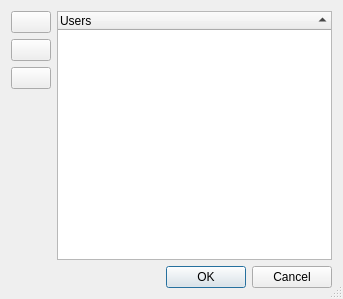
<?xml version="1.0" encoding="UTF-8"?>
<ui version="4.0">
 <class>UserListDialog</class>
 <widget class="QDialog" name="UserListDialog">
  <property name="geometry">
   <rect>
    <x>0</x>
    <y>0</y>
    <width>343</width>
    <height>299</height>
   </rect>
  </property>
  <property name="windowTitle">
   <string>User List</string>
  </property>
  <property name="windowIcon">
   <iconset resource="../../resources/resources.qrc">
    <normaloff>:/icon/main.png</normaloff>:/icon/main.png</iconset>
  </property>
  <property name="sizeGripEnabled">
   <bool>true</bool>
  </property>
  <layout class="QVBoxLayout" name="verticalLayout_2">
   <item>
    <layout class="QHBoxLayout" name="horizontalLayout">
     <item>
      <layout class="QVBoxLayout" name="verticalLayout">
       <item>
        <widget class="QPushButton" name="button_add">
         <property name="sizePolicy">
          <sizepolicy hsizetype="Fixed" vsizetype="Fixed">
           <horstretch>0</horstretch>
           <verstretch>0</verstretch>
          </sizepolicy>
         </property>
         <property name="text">
          <string/>
         </property>
         <property name="icon">
          <iconset resource="../../resources/resources.qrc">
           <normaloff>:/icon/user-plus.png</normaloff>:/icon/user-plus.png</iconset>
         </property>
        </widget>
       </item>
       <item>
        <widget class="QPushButton" name="button_modify">
         <property name="sizePolicy">
          <sizepolicy hsizetype="Fixed" vsizetype="Fixed">
           <horstretch>0</horstretch>
           <verstretch>0</verstretch>
          </sizepolicy>
         </property>
         <property name="text">
          <string/>
         </property>
         <property name="icon">
          <iconset resource="../../resources/resources.qrc">
           <normaloff>:/icon/user-pencil.png</normaloff>:/icon/user-pencil.png</iconset>
         </property>
        </widget>
       </item>
       <item>
        <widget class="QPushButton" name="button_delete">
         <property name="sizePolicy">
          <sizepolicy hsizetype="Fixed" vsizetype="Fixed">
           <horstretch>0</horstretch>
           <verstretch>0</verstretch>
          </sizepolicy>
         </property>
         <property name="text">
          <string/>
         </property>
         <property name="icon">
          <iconset resource="../../resources/resources.qrc">
           <normaloff>:/icon/user-minus.png</normaloff>:/icon/user-minus.png</iconset>
         </property>
        </widget>
       </item>
       <item>
        <spacer name="verticalSpacer">
         <property name="orientation">
          <enum>Qt::Vertical</enum>
         </property>
         <property name="sizeHint" stdset="0">
          <size>
           <width>20</width>
           <height>40</height>
          </size>
         </property>
        </spacer>
       </item>
      </layout>
     </item>
     <item>
      <widget class="QTreeWidget" name="tree_users">
       <property name="contextMenuPolicy">
        <enum>Qt::CustomContextMenu</enum>
       </property>
       <property name="indentation">
        <number>0</number>
       </property>
       <property name="sortingEnabled">
        <bool>true</bool>
       </property>
       <column>
        <property name="text">
         <string>Users</string>
        </property>
       </column>
      </widget>
     </item>
    </layout>
   </item>
   <item>
    <widget class="QDialogButtonBox" name="button_box">
     <property name="standardButtons">
      <set>QDialogButtonBox::Cancel|QDialogButtonBox::Ok</set>
     </property>
    </widget>
   </item>
  </layout>
  <action name="action_add">
   <property name="icon">
    <iconset resource="../../resources/resources.qrc">
     <normaloff>:/icon/user-plus.png</normaloff>:/icon/user-plus.png</iconset>
   </property>
   <property name="text">
    <string>Add</string>
   </property>
  </action>
  <action name="action_modify">
   <property name="icon">
    <iconset resource="../../resources/resources.qrc">
     <normaloff>:/icon/user-pencil.png</normaloff>:/icon/user-pencil.png</iconset>
   </property>
   <property name="text">
    <string>Modify</string>
   </property>
  </action>
  <action name="action_delete">
   <property name="icon">
    <iconset resource="../../resources/resources.qrc">
     <normaloff>:/icon/user-minus.png</normaloff>:/icon/user-minus.png</iconset>
   </property>
   <property name="text">
    <string>Delete</string>
   </property>
  </action>
 </widget>
 <resources>
  <include location="../../resources/resources.qrc"/>
 </resources>
 <connections/>
</ui>
